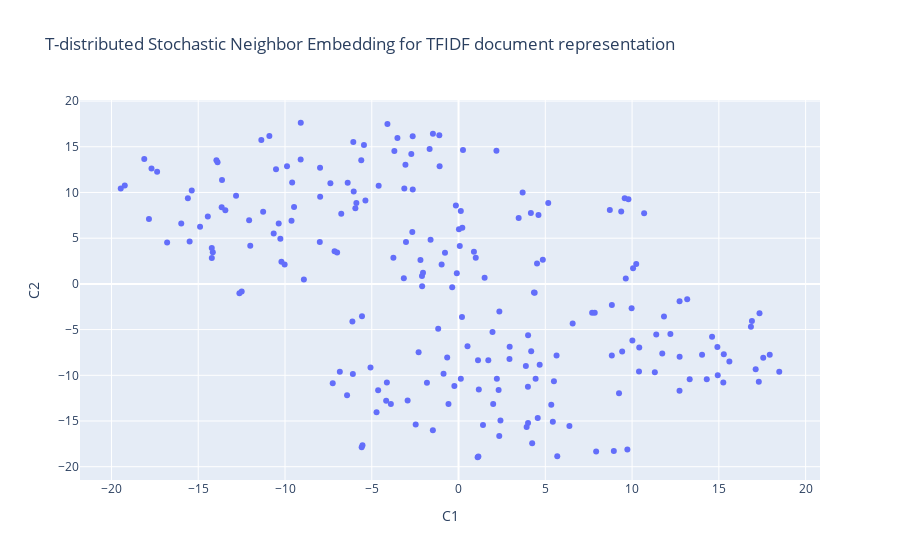

Source (notebook cell):
### Code cell
title = "T-distributed Stochastic Neighbor Embedding for TFIDF document representation"
fig = px.scatter(tsne_tfidf_features_df, x="C1", y="C2", hover_data=['TITLE'], title=title)
fig.show()

### Figure 1 — Plotly figure (JSON) as saved in the notebook; plotly's stock layout.template omitted (floating-point values rounded to 4 significant figures; data arrays with more than 128 entries replaced by an {"elided": "..."} marker saying what was removed)
{"data": [{"customdata": {"elided": "208x1 str values"}, "hovertemplate": "C1=%{x}<br>C2=%{y}<br>TITLE=%{customdata[0]}<extra></extra>", "legendgroup": "", "marker": {"color": "#636efa", "symbol": "circle"}, "mode": "markers", "name": "", "orientation": "v", "showlegend": false, "type": "scatter", "x": {"elided": "208 float values"}, "xaxis": "x", "y": {"elided": "208 float values"}, "yaxis": "y"}], "layout": {"legend": {"tracegroupgap": 0}, "title": {"text": "T-distributed Stochastic Neighbor Embedding for TFIDF document representation"}, "xaxis": {"anchor": "y", "domain": [0, 1], "title": {"text": "C1"}}, "yaxis": {"anchor": "x", "domain": [0, 1], "title": {"text": "C2"}}}}
